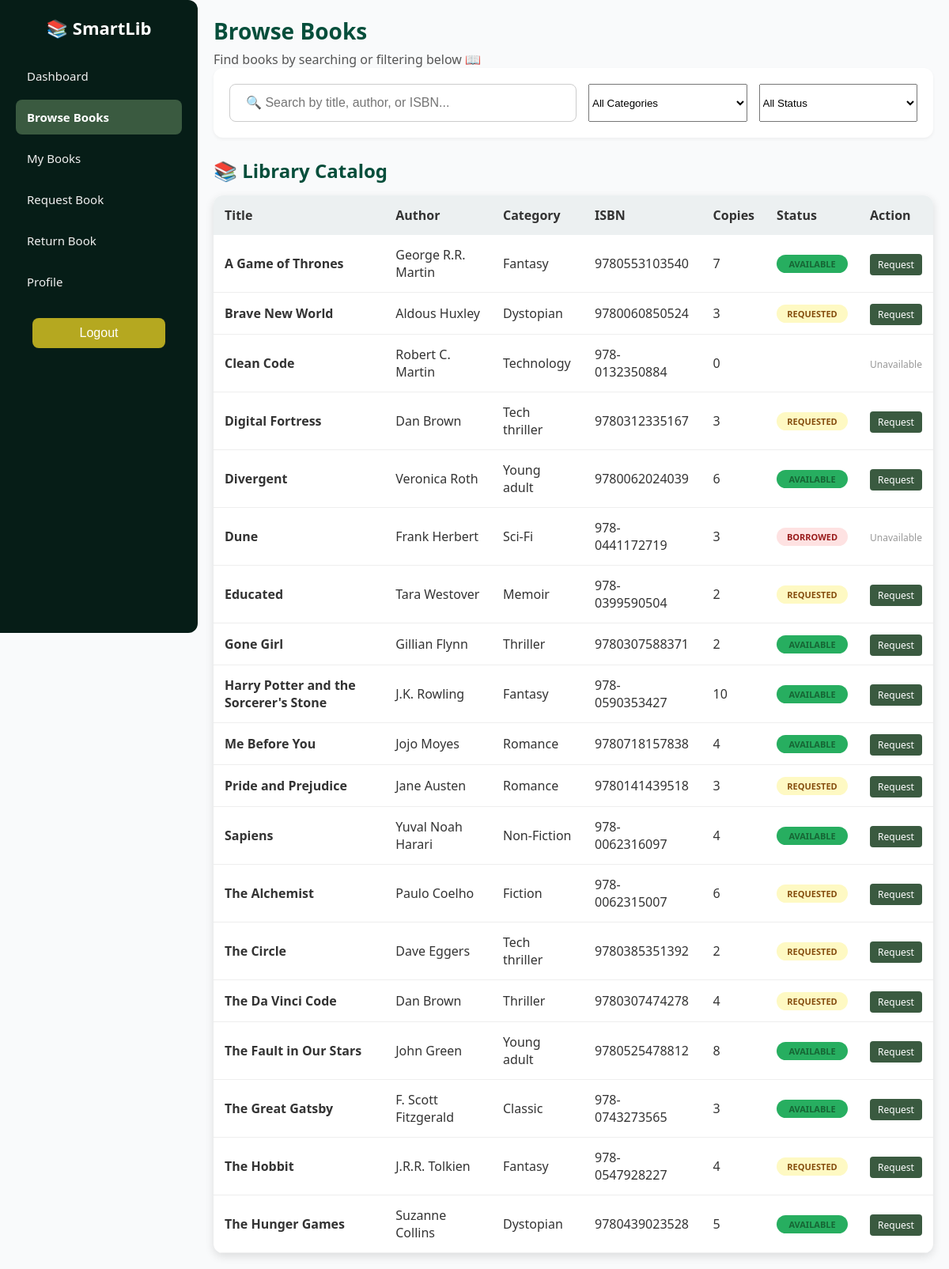
Page /student/browse.php (signed in) on the committed database.
### tables this page shows
CREATE TABLE `books` (
  `book_id` int(11) NOT NULL,
  `title` varchar(255) NOT NULL,
  `author` varchar(255) DEFAULT NULL,
  `category` varchar(255) DEFAULT NULL,
  `isbn` varchar(100) DEFAULT NULL,
  `publisher` varchar(255) DEFAULT NULL,
  `year_published` int(11) DEFAULT NULL,
  `copies_available` int(11) DEFAULT NULL,
  `status` enum('available','borrowed','requested') DEFAULT 'available'
);

### student/browse.php (the view, shortened to what this page needs)
<?php
include '../SmartLib.php';
?>
<!DOCTYPE html>
<html lang="en">
<head>
  <link rel="stylesheet" href="../assets/styles/theme.css" />
  <link rel="stylesheet" href="../assets/styles/layout.css" />
  <link rel="stylesheet" href="../assets/styles/student.css" />
</head>
<body>
  <?php include '../partials/sidebar.php'; ?>
  <div class="main-content">
    <header>
      <h1>Browse Books</h1>
      <p>Find books by searching or filtering below 📖</p>
    </header>
    <section class="search-section">
      <input type="text" id="searchInput" placeholder="🔍 Search by title, author, or ISBN..." style="flex: 2;">
      <select id="categoryFilter" class="filter" style="flex: 1;">
        <option value="">All Categories</option>
      </select>
      <select id="statusFilter" class="filter" style="flex: 1;">
        <option value="">All Status</option>
      </select>
    </section>
    <section class="book-list-section">
      <h2>📚 Library Catalog</h2>
      <table id="bookTable">
        <thead>
          <tr>
            <th>Title</th>
            <th>Author</th>
            <th>Category</th>
            <th>ISBN</th>
            <th>Copies</th>
            <th>Status</th>
            <th>Action</th>
          </tr>
        </thead>
        <tbody id="bookData">
          <?php
          $sql = "SELECT * FROM books ORDER BY title ASC";
          $result = $conn->query($sql);
          if ($result && $result->num_rows > 0) {
            while ($row = $result->fetch_assoc()) {
              $status = strtolower($row['status']);
              $displayStatus = ucfirst($status);
              if ($status == 'borrowed')
                $status = 'issued';
              echo "
                  <tr>
                    <td><strong>" . htmlspecialchars($row['title']) . "</strong></td>
                    <td>" . htmlspecialchars($row['author']) . "</td>
                    <td>" . htmlspecialchars($row['category']) . "</td>
                    <td>" . htmlspecialchars($row['isbn']) . "</td>
                    <td>" . $row['copies_available'] . "</td>
                    <td><span class='status $status'>$displayStatus</span></td>
                    <td>";
              if ($row['copies_available'] > 0 && $status !== 'issued') {
                echo "<a href='request.php?book_id={$row['book_id']}' class='btn-small' style='text-decoration:none; background:#3a5a40; color:white; padding:5px 10px; border-radius:4px; font-size:12px;'>Request</a>";
              } else {
                echo "<span style='color:#999; font-size:12px;'>Unavailable</span>";
              }
              echo "</td>
                  </tr>
              ";
            }
          } else {
            echo "<tr><td colspan='7' style='text-align:center;'>No books found.</td></tr>";
          }
          ?>
        </tbody>
      </table>
    </section>
  </div>
</body>
</html>

### assets/styles/theme.css (style rules this page uses)
:root { --green-950: #03110d; --green-900: #061d17; --green-800: #083326; --green-700: #064e3b; --green-600: #1f5134; --green-500: #2f6b4a; --green-400: #3a5a40; --green-300: #7fbf9f; --green-200: #bfe3d1; --green-100: #e7f5ef; --accent: #10b981; --danger: #c0392b; --warning: #b5a820; --text: #333333; --muted: #555555; --bg: #f9fafb; --white: #ffffff; --shadow: 0 4px 12px rgba(0, 0, 0, 0.12); --soft-shadow: 0 6px 18px rgba(0, 0, 0, 0.14); --radius: 12px; }
* { margin: 0; padding: 0; box-sizing: border-box; }
html, body { height: 100%; font-family: "Segoe UI", Arial, sans-serif; color: var(--text); background: var(--bg); }

### assets/styles/layout.css (style rules this page uses)
.main-content { margin-left: 250px; padding: 20px; width: calc(100% - 250px); }
header h1 { font-size: 28px; margin-bottom: 6px; color: var(--green-700); }
header p { color: var(--muted); }
.status { padding: 6px 18px; border-radius: 20px; font-weight: 600; font-size: 14px; color: var(--white); display: inline-block; min-width: 90px; text-align: center; }
.status.available { background: #27ae60; }

### assets/styles/student.css (style rules this page uses)
.search-section { margin-bottom: 20px; }
.search-section input { width: 100%; padding: 14px 20px; font-size: 16px; border-radius: 8px; border: 1.5px solid #ccc; outline: none; transition: border-color 0.2s ease, box-shadow 0.2s ease; background: var(--white); }
.book-list-section h2 { margin-bottom: 15px; font-size: 24px; color: var(--green-700); }
table { width: 100%; border-collapse: collapse; min-width: 600px; background: var(--white); border-radius: var(--radius); overflow: hidden; box-shadow: var(--shadow); }
thead th { text-align: left; padding: 14px; background: #ecf0f1; color: var(--text); }
tbody td { padding: 14px; border-bottom: 1px solid #eee; }
.status.available { background: #27ae60; }

### student/browse.php (style rules this page uses)
.status { padding: 4px 10px; border-radius: 12px; font-size: 11px; font-weight: bold; text-transform: uppercase; display: inline-block; }
.available { background: #dcfce7; color: #166534; }
.requested { background: #fef9c3; color: #854d0e; }
.issued, .borrowed { background: #fee2e2; color: #991b1b; }
.search-section { display: flex; gap: 15px; background: #fff; padding: 20px; border-radius: 12px; box-shadow: 0 2px 4px rgba(0, 0, 0, 0.05); margin-bottom: 25px; }

### rows in the picture
books: title "A Game of Thrones", author "George R.R. Martin", category "Fantasy", isbn "9780553103540", copies_available "7", status "AVAILABLE"
books: title "Brave New World", author "Aldous Huxley", category "Dystopian", isbn "9780060850524", copies_available "3", status "REQUESTED"
books: title "Clean Code", author "Robert C. Martin", category "Technology", isbn "978-0132350884", copies_available "0", shows "Unavailable"
books: title "Digital Fortress", author "Dan Brown", category "Tech thriller", isbn "9780312335167", copies_available "3", status "REQUESTED"
books: title "Divergent", author "Veronica Roth", category "Young adult", isbn "9780062024039", copies_available "6", status "AVAILABLE"
books: title "Dune", author "Frank Herbert", category "Sci-Fi", isbn "978-0441172719", copies_available "3", status "BORROWED", shows "Unavailable"
books: title "Educated", author "Tara Westover", category "Memoir", isbn "978-0399590504", copies_available "2", status "REQUESTED"
books: title "Gone Girl", author "Gillian Flynn", category "Thriller", isbn "9780307588371", copies_available "2", status "AVAILABLE"
books: title "Harry Potter and the Sorcerer's Stone", author "J.K. Rowling", category "Fantasy", isbn "978-0590353427", copies_available "10", status "AVAILABLE"
books: title "Me Before You", author "Jojo Moyes", category "Romance", isbn "9780718157838", copies_available "4", status "AVAILABLE"
books: title "Pride and Prejudice", author "Jane Austen", category "Romance", isbn "9780141439518", copies_available "3", status "REQUESTED"
books: title "Sapiens", author "Yuval Noah Harari", category "Non-Fiction", isbn "978-0062316097", copies_available "4", status "AVAILABLE"
books: title "The Alchemist", author "Paulo Coelho", category "Fiction", isbn "978-0062315007", copies_available "6", status "REQUESTED"
books: title "The Circle", author "Dave Eggers", category "Tech thriller", isbn "9780385351392", copies_available "2", status "REQUESTED"
books: title "The Da Vinci Code", author "Dan Brown", category "Thriller", isbn "9780307474278", copies_available "4", status "REQUESTED"
books: title "The Fault in Our Stars", author "John Green", category "Young adult", isbn "9780525478812", copies_available "8", status "AVAILABLE"
books: title "The Great Gatsby", author "F. Scott Fitzgerald", category "Classic", isbn "978-0743273565", copies_available "3", status "AVAILABLE"
books: title "The Hobbit", author "J.R.R. Tolkien", category "Fantasy", isbn "978-0547928227", copies_available "4", status "REQUESTED"
books: title "The Hunger Games", author "Suzanne Collins", category "Dystopian", isbn "9780439023528", copies_available "5", status "AVAILABLE"
